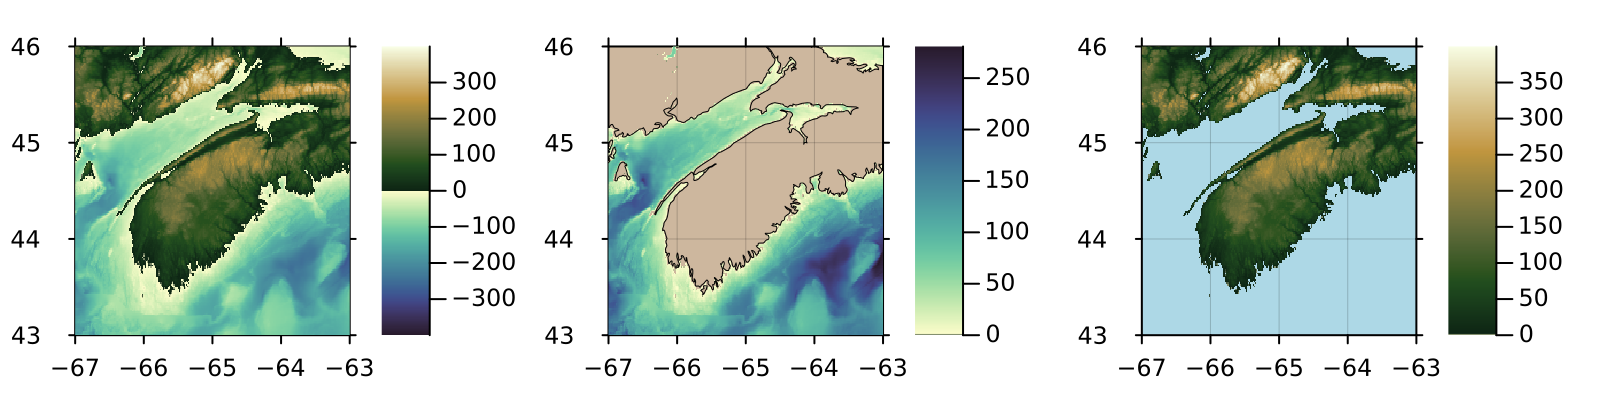

This chart was generated by the following Julia code:
using OceanAnalysis, GLMakie
topo_file = get_topography(-67, -63, 43, 46, resolution=1)
topo = read_topography(topo_file);

# Single panel
fig = plot_topography(topo) # domain defaults to :land_and_sea
save("topography_1.png", fig)

# Multiple panels
fig = Figure(size=(800, 200))
plot_topography!(fig[1, 1], topo, domain=:land_and_sea) # same as above
plot_topography!(fig[1, 2], topo, domain=:sea)
plot_topography!(fig[1, 3], topo, domain=:land)
save("topography_2.png", fig)
